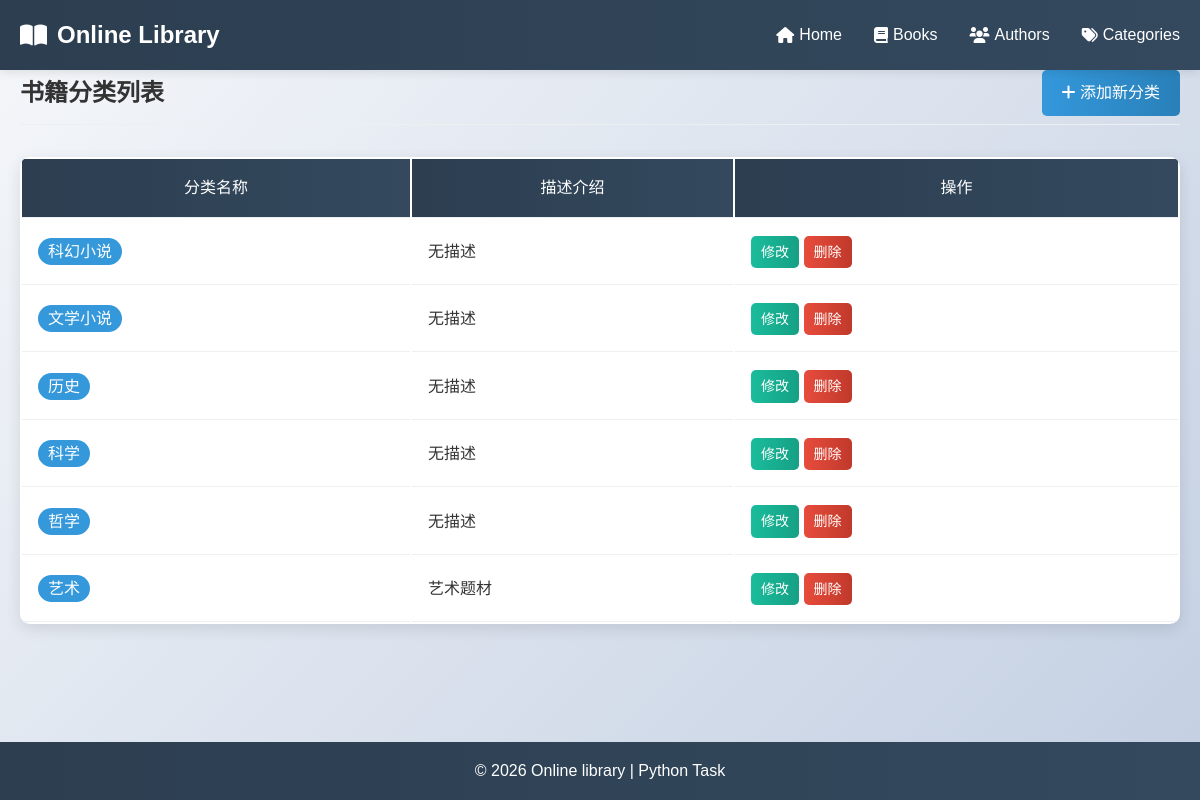
The page /categories on the database as committed earlier.
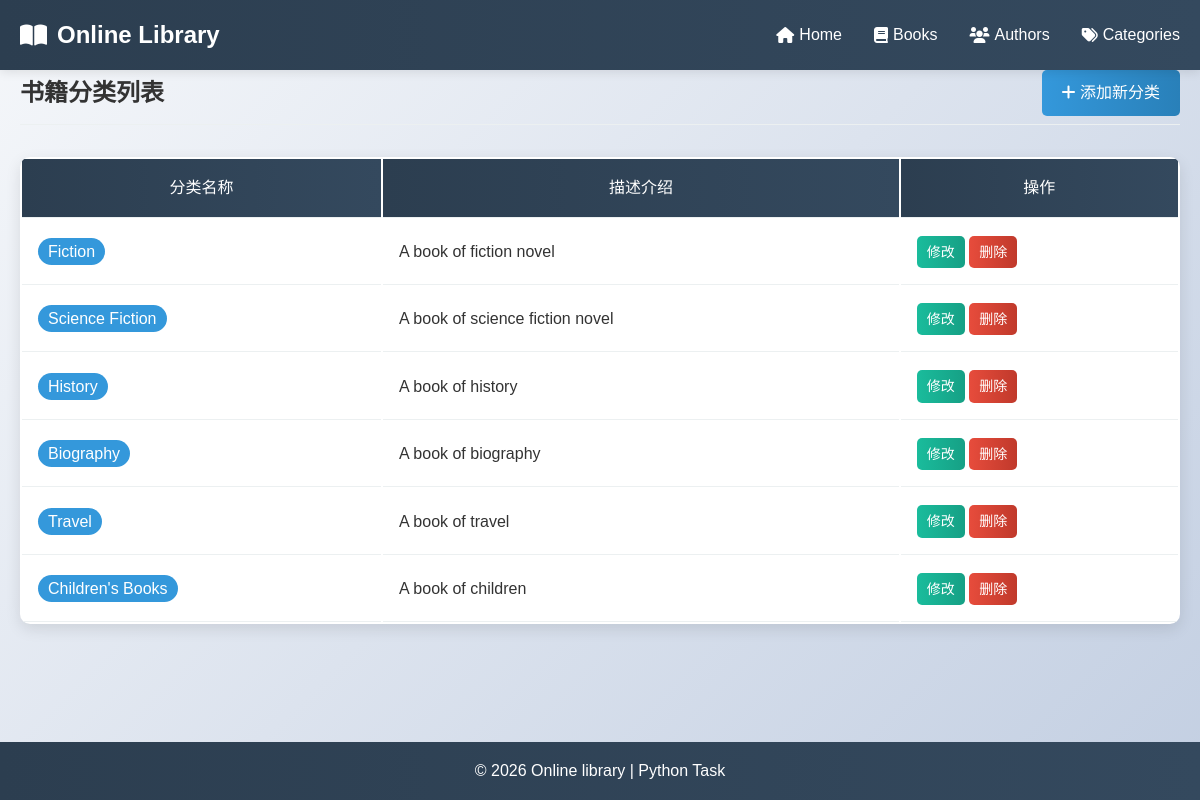
The same page on the database as committed later.
### models.py (models this page shows, shortened)
class Category(db.Model):
    id = db.Column(db.Integer, primary_key=True)
    name = db.Column(db.String(50), nullable=False, unique=True)
    description = db.Column(db.String(200))
    books = db.relationship('Book', backref='category', lazy=True)

### app.py (the view)
@app.route('/categories')
def list_categories():
    categories = Category.query.all()
    return render_template('categories.html', categories=categories)

### templates/categories.html (shortened to what this page needs)
{% extends "base.html" %}
{% block content %}
<section class="page-header">
    <h1>书籍分类列表</h1>
    <a href="{{ url_for('add_category') }}" class="btn btn-primary"><i class="fas fa-plus"></i> 添加新分类</a>
</section>
<div class="books-container">
    {% if categories %}
    <table class="books-table">
        <thead>
            <tr>
                <th>分类名称</th>
                <th>描述介绍</th>
                <th>操作</th>
            </tr>
        </thead>
        <tbody>
            {% for category in categories %}
            <tr>
                <td><span class="category-tag" style="font-size:1rem;">{{ category.name }}</span></td>
                <td>{{ category.description or '无描述' }}</td>
                <td>
                    <a href="{{ url_for('edit_category', category_id=category.id) }}" class="btn btn-small btn-info">修改</a>
                    <a href="{{ url_for('delete_category', category_id=category.id) }}" class="btn btn-small btn-danger">删除</a>
                </td>
            </tr>
            {% endfor %}
        </tbody>
    </table>
    {% else %}
    <div class="empty-state"><h3>暂无分类数据</h3></div>
    {% endif %}
</div>
{% endblock %}

### templates/base.html (shortened to what this page needs)
<!DOCTYPE html>
<html lang="zh-CN">
<head>
    <link rel="stylesheet" href="{{ url_for('static', filename='css/style.css') }}">
    <link rel="stylesheet" href="https://cdnjs.cloudflare.com/ajax/libs/font-awesome/6.0.0/css/all.min.css">
</head>
<body>
    <nav class="navbar">
        <div class="container">
            <a href="{{ url_for('index') }}" class="logo">
                <i class="fas fa-book-open"></i> Online Library
            </a>
            <ul class="nav-links">
                <li><a href="{{ url_for('index') }}"><i class="fas fa-home"></i> Home</a></li>
                <li><a href="{{ url_for('books') }}"><i class="fas fa-book"></i> Books</a></li>
                <li><a href="{{ url_for('list_authors') }}"><i class="fas fa-users"></i> Authors</a></li>
                <li><a href="{{ url_for('list_categories') }}"><i class="fas fa-tags"></i> Categories</a></li>
            </ul>
        </div>
    </nav>
    <main class="container">
        {% block content %}{% endblock %}
    </main>
    <footer class="footer">
        <div class="container">
            <p>&copy; 2026 Online library | Python Task</p>
        </div>
    </footer>
</body>
</html>

### static/css/style.css (style rules this page uses)
* { margin: 0; padding: 0; box-sizing: border-box; }
body { font-family: 'Noto Sans SC', sans-serif; line-height: 1.6; color: #333; background: linear-gradient(135deg, #f5f7fa 0%, #c3cfe2 100%); min-height: 100vh; }
.container { max-width: 1200px; padding: 0 20px; }
.navbar { background: linear-gradient(90deg, #2c3e50 0%, #34495e 100%); color: white; padding: 1rem 0; box-shadow: 0 2px 10px rgba(0, 0, 0, 0.1); position: sticky; top: 0; z-index: 100; }
.navbar .container { display: flex; justify-content: space-between; align-items: center; }
.logo { color: white; text-decoration: none; font-size: 1.5rem; font-weight: 700; display: flex; align-items: center; gap: 10px; }
.nav-links { display: flex; list-style: none; gap: 2rem; }
.nav-links a { color: white; text-decoration: none; font-weight: 500; transition: color 0.3s ease; display: flex; align-items: center; gap: 5px; }
.page-header { display: flex; justify-content: space-between; align-items: center; margin-bottom: 2rem; padding-bottom: 0.5rem; border-bottom: 1px solid #ecf0f1; }
main { padding: 2rem 0; min-height: calc(100vh - 9rem - 2rem); margin-bottom: 5rem; }
.btn { display: inline-block; padding: 10px 20px; border: none; border-radius: 5px; text-decoration: none; font-weight: 500; cursor: pointer; transition: all 0.3s ease; font-family: inherit; font-size: 1rem; }
.btn-primary { background: linear-gradient(90deg, #3498db 0%, #2980b9 100%); color: white; }
.btn-danger { background: linear-gradient(90deg, #e74c3c 0%, #c0392b 100%); color: white; }
.btn-info { background: linear-gradient(90deg, #1abc9c 0%, #16a085 100%); color: white; }
.btn-small { padding: 5px 10px; font-size: 0.875rem; }
.books-table { width: 100%; background: white; border-radius: 10px; overflow: hidden; box-shadow: 0 5px 15px rgba(0, 0, 0, 0.1); }
.books-table th, .books-table td { padding: 1rem; text-align: left; border-bottom: 1px solid #ecf0f1; }
.books-table th { background: linear-gradient(90deg, #2c3e50 0%, #34495e 100%); color: white; text-align: center; font-weight: 500; }
.category-tag { background: #3498db; color: white; padding: 5px 10px; border-radius: 20px; font-size: 0.875rem; }
.footer { position: fixed; bottom: 0; left: 0; width: 100%; background: linear-gradient(90deg, #2c3e50 0%, #34495e 100%); color: white; text-align: center; padding: 1rem 0; }

Rows that differ between the two databases and show on the page:
changed Category: name "科幻小说" → "Fiction"; description "无描述" → "A book of fiction novel"
changed Category: name "文学小说" → "Science Fiction"; description "无描述" → "A book of science fiction novel"
changed Category: name "历史" → "History"; description "无描述" → "A book of history"
changed Category: name "科学" → "Biography"; description "无描述" → "A book of biography"
changed Category: name "哲学" → "Travel"; description "无描述" → "A book of travel"
changed Category: name "艺术" → "Children's Books"; description "艺术题材" → "A book of children"
